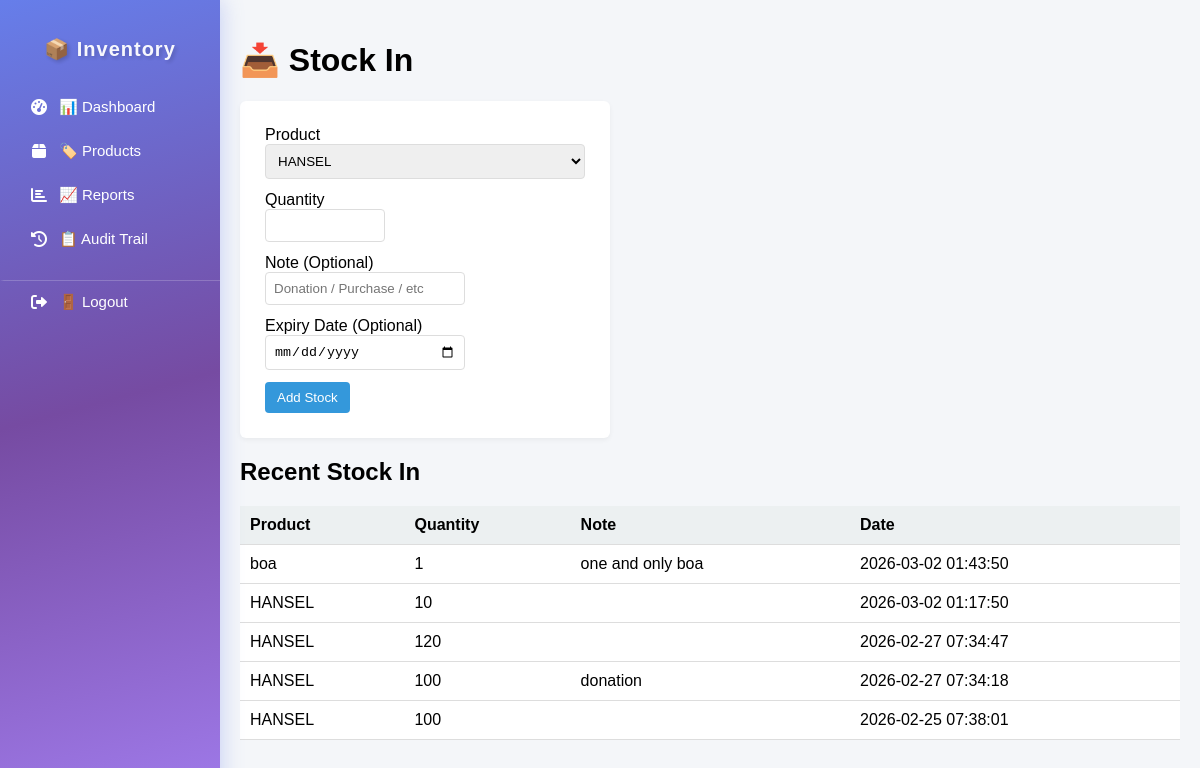
Page /stock_in.php?product_id=10 on the committed database.
### tables this page shows
CREATE TABLE `stock_movements` (
  `id` int(11) NOT NULL,
  `product_id` int(11) NOT NULL,
  `staff_id` int(11) DEFAULT NULL,
  `supplier_id` int(11) DEFAULT NULL,
  `type` enum('IN','OUT') NOT NULL,
  `quantity` int(11) NOT NULL CHECK (`quantity` > 0),
  `note` varchar(255) DEFAULT NULL,
  `reason` varchar(255) DEFAULT NULL,
  `expiry_date` date DEFAULT NULL,
  `created_at` timestamp NOT NULL DEFAULT current_timestamp()
);

CREATE TABLE `products` (
  `id` int(11) NOT NULL,
  `name` varchar(255) NOT NULL,
  `category_id` int(11) NOT NULL,
  `unit` varchar(50) NOT NULL,
  `min_stock` int(11) DEFAULT 0,
  `created_at` timestamp NOT NULL DEFAULT current_timestamp(),
  `is_active` tinyint(1) DEFAULT 1,
  `expiry_date` date DEFAULT NULL,
  `has_expiry` tinyint(1) DEFAULT 1,
  `image_path` varchar(255) DEFAULT NULL
);

### public/stock_in.php (the view, shortened to what this page needs)
<?php
$db = Database::connect();
$selectedProduct = $_GET['product_id'] ?? '';
$stmt = $db->query("
    SELECT id, name
    FROM products
    WHERE is_active = 1
    ORDER BY name ASC
");
$products = $stmt->fetchAll(PDO::FETCH_ASSOC);
$stmt2 = $db->query("
    SELECT sm.*, p.name AS product_name
    FROM stock_movements sm
    JOIN products p ON sm.product_id = p.id
    WHERE sm.type = 'IN'
    ORDER BY sm.created_at DESC
    LIMIT 5
");
$recent = $stmt2->fetchAll(PDO::FETCH_ASSOC);
?>
<!DOCTYPE html>
<html>
<head>
<link rel="stylesheet" href="assets/css/style.css">
</head>
<body>
<div class="container">
<?php include 'includes/sidebar.php'; ?>
<div class="main">
<h1>📥 Stock In</h1>
<div class="card">
<form action="../api/add_stock.php" method="POST">
<label>Product</label>
<select name="product_id" required>
<?php foreach($products as $p): ?>
<option value="<?= $p['id'] ?>"
<?= $selectedProduct == $p['id'] ? 'selected' : '' ?>>
<?= htmlspecialchars($p['name']) ?>
</option>
<?php endforeach; ?>
</select>
<label>Quantity</label>
<input
    type="number"
    name="quantity"
    class="quantity-input"
    required
    min="1"
    max="999"
    inputmode="numeric"
    pattern="[0-9]*"
>
<label>Note (Optional)</label>
<input
    type="text"
    name="note"
    class="note-input"
    placeholder="Donation / Purchase / etc"
>
<label>Expiry Date (Optional)</label>
<input type="date" name="expiry_date" style="width:200px;">
<button type="submit" style="display:block;margin-top:10px;">
Add Stock
</button>
</form>
</div>
<h2>Recent Stock In</h2>
<table>
<thead>
<tr>
<th>Product</th>
<th>Quantity</th>
<th>Note</th>
<th>Date</th>
</tr>
</thead>
<tbody>
<?php if(count($recent) > 0): ?>
<?php foreach($recent as $r): ?>
<tr>
<td><?= htmlspecialchars($r['product_name']) ?></td>
<td><?= $r['quantity'] ?></td>
<td><?= htmlspecialchars($r['note'] ?? '') ?></td>
<td><?= $r['created_at'] ?></td>
</tr>
<?php endforeach; ?>
<?php else: ?>
<tr>
<td colspan="4">No stock-in records yet.</td>
</tr>
<?php endif; ?>
</tbody>
</table>
</div>
</div>
</body>
</html>

### public/assets/css/style.css (style rules this page uses)
* { box-sizing: border-box; }
body { margin: 0; font-family: Arial, sans-serif; background: #f2f4f8; }
.container { display: flex; min-height: 100vh; }
.main { flex: 1; padding: 30px; background: #f2f4f8; }
.card { background: white; padding: 22px; border-radius: 14px; box-shadow: 0 8px 20px rgba(0,0,0,0.06); transition: 0.2s ease; }
table { width: 100%; border-collapse: collapse; }
th, td { padding: 10px; border-bottom: 1px solid #eee; }
th { background: #f4f6f9; text-align: left; }

### public/stock_in.php (style rules this page uses)
body { margin: 0; font-family: Arial; background: #f4f6f9; }
.container { display: flex; min-height: 100vh; }
.main { flex: 1; padding: 20px; background: #f4f6f9; }
.card { background: white; padding: 25px; border-radius: 6px; margin-bottom: 20px; box-shadow: 0 2px 5px rgba(0,0,0,0.05); max-width: 370px; }
input, select { display: block; width: 100%; padding: 8px; margin-bottom: 12px; border-radius: 4px; border: 1px solid #ddd; }
.quantity-input { width: 120px; }
.note-input { width: 200px; }
button { padding: 8px 12px; background: #3498db; color: white; border: none; border-radius: 4px; cursor: pointer; }
table { width: 100%; border-collapse: collapse; background: white; }
th, td { padding: 10px; border-bottom: 1px solid #ddd; }
th { background: #ecf0f1; }

### rows in the picture
stock_movements: product.name "boa", quantity "1", note "one and only boa", created_at "2026-03-02 01:43:50"
stock_movements: product.name "HANSEL", quantity "10", created_at "2026-03-02 01:17:50"
stock_movements: product.name "HANSEL", quantity "120", created_at "2026-02-27 07:34:47"
stock_movements: product.name "HANSEL", quantity "100", note "donation", created_at "2026-02-27 07:34:18"
stock_movements: product.name "HANSEL", quantity "100", created_at "2026-02-25 07:38:01"

### other values in the picture
form field product_id "HANSEL"
